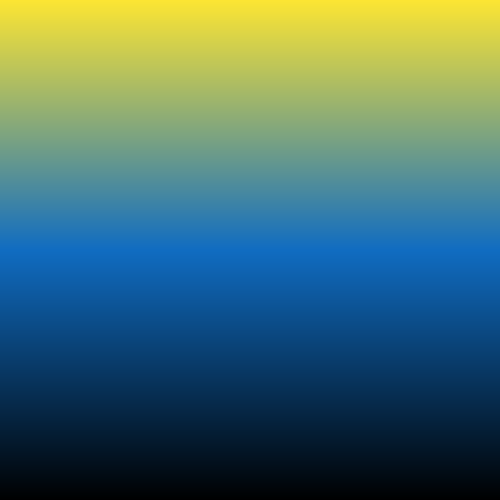
Frame 1 (no input)
Frame 2 (the mouse pressed at the canvas centre, redrawn once): identical to frame 1, image omitted

The p5.js sketch that drew this single still picture (run headless with seeded random() and noise() and a simulated clock; the mouse was pressed at the canvas centre and the sketch redrawn once):

// p5.js sketch
// ── sketch.js
var colorFrom, colorTo;
var colorFrom2, colorTo2;
var rectStep =1;

function setup() {
  createCanvas(500,500);
  noLoop();
}

function draw() {
  
  background(255);
  
  colorFrom = color(252, 229, 51);
  
  colorTo = color(16,108,193);
  
  colorFrom2 = color(16,108,193);
  
  colorTo2 = color(0);
  

  for(var x=0; x < width/2; x += rectStep){
    noStroke();

    var lerpAmt = map(x, 0, width/2, 0, 1.0);
    
    var lerpedCol = lerpColor(colorFrom,
      colorTo,
      lerpAmt);    
    fill(lerpedCol);
    push();
    translate(width,0);
    rotate(PI/2);
    rect(x,0,rectStep,height);
    pop();
  }
  
  for(var x= width/2; x < width; x += rectStep){
    noStroke();
   
    var lerpAmt = map(x, width/2, width, 0, 1.0);
    
    var lerpedCol = lerpColor(colorFrom2,
      colorTo2,
      lerpAmt);    
    fill(lerpedCol);
    push();
    translate(width,0);
    rotate(PI/2);
    rect(x,0,rectStep,height);
    pop();
  }
}
 
